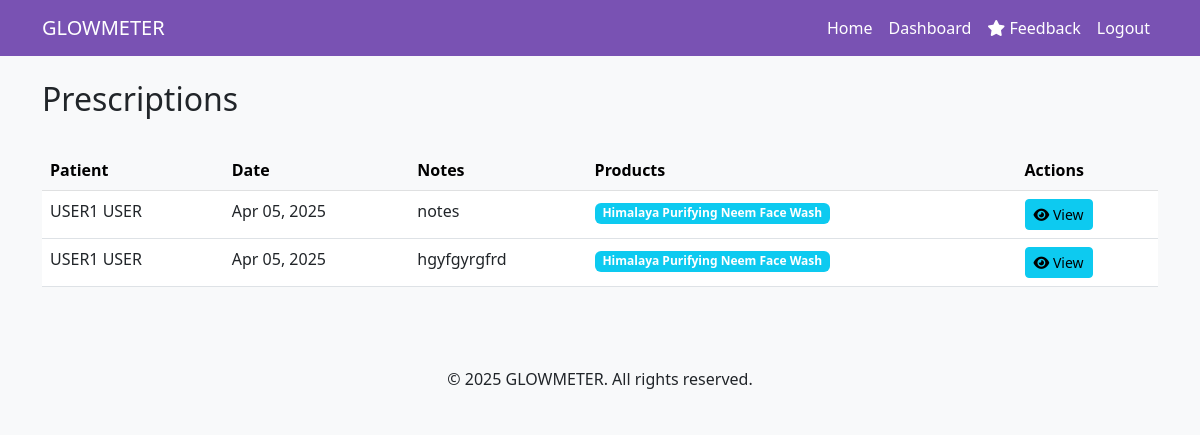
The page /prescriptions/ (signed in) on the database as committed earlier.
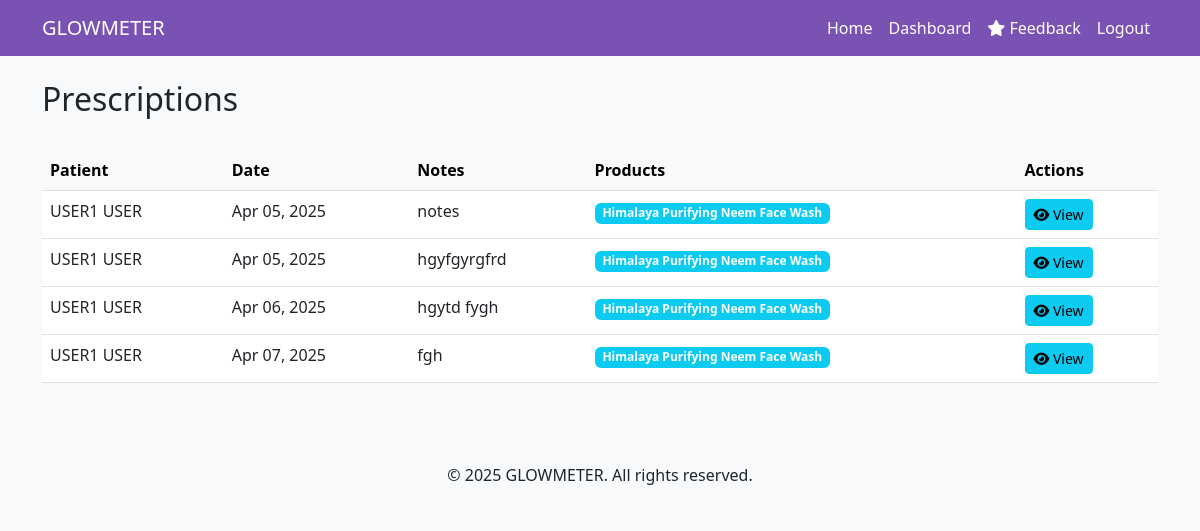
The same page on the database as committed later.
### glowmeter_app/models.py (models this page shows, shortened)
class Prescription(models.Model):
    doctor = models.ForeignKey(Doctor, on_delete=models.CASCADE, related_name='prescriptions')
    patient = models.ForeignKey(User, on_delete=models.CASCADE, related_name='prescriptions')
    products = models.ManyToManyField(Product, through='PrescriptionItem')
    created_at = models.DateTimeField(auto_now_add=True)
    notes = models.TextField(blank=True)

class User(AbstractBaseUser, PermissionsMixin):
    username = None
    email = models.EmailField(unique=True)
    first_name = models.CharField(max_length=30, blank=True)
    last_name = models.CharField(max_length=30, blank=True)
    profile_picture = models.ImageField(upload_to='admins/', null=True, blank=True)
    is_active = models.BooleanField(default=True)
    is_staff = models.BooleanField(default=False)
    is_doctor = models.BooleanField(default=False)
    is_admin = models.BooleanField(default=False)
    date_joined = models.DateTimeField(auto_now_add=True)
    USERNAME_FIELD = 'email'
    REQUIRED_FIELDS = []
    objects = UserManager()

class RegularUser(models.Model):
    user = models.OneToOneField(User, on_delete=models.CASCADE, related_name='user_profile')
    full_name = models.CharField(max_length=100)
    profile_picture = models.ImageField(upload_to='profiles/', null=True, blank=True)

class Product(models.Model):
    name = models.CharField(max_length=200)
    description = models.TextField()
    usage_instructions = models.TextField()
    image = models.ImageField(upload_to='products/', null=True, blank=True)
    created_at = models.DateTimeField(auto_now_add=True)
    updated_at = models.DateTimeField(auto_now=True)

### glowmeter_app/views.py (the view)
# urls.py: path('prescriptions/', views.view_prescriptions, name='view_prescriptions'),
@login_required
def view_prescriptions(request):
    user = request.user
    if user.is_doctor:
        prescriptions = Prescription.objects.filter(doctor=user.doctor_profile).select_related('doctor', 'patient').prefetch_related('prescriptionitem_set', 'prescriptionitem_set__product')
        template = 'doctor_prescriptions.html'
    else:
        prescriptions = Prescription.objects.filter(patient=user).select_related('doctor').prefetch_related('prescriptionitem_set', 'prescriptionitem_set__product')
        template = 'user_prescriptions.html'
    return render(request, template, {'prescriptions': prescriptions})

### templates/doctor_prescriptions.html (shortened to what this page needs)
{% extends 'base.html' %}
{% block content %}
<div class="container mt-4">
    <div class="row mb-4">
        <div class="col">
            <h2>Prescriptions</h2>
        </div>
    </div>
    {% if prescriptions %}
    <div class="row">
        <div class="col">
            <div class="table-responsive">
                <table class="table table-hover">
                    <thead class="table-light">
                        <tr>
                            <th>Patient</th>
                            <th>Date</th>
                            <th>Notes</th>
                            <th>Products</th>
                            <th>Actions</th>
                        </tr>
                    </thead>
                    <tbody>
                        {% for prescription in prescriptions %}
                        <tr>
                            <td>{{ prescription.patient.user_profile.full_name }}</td>
                            <td>{{ prescription.created_at|date:"M d, Y" }}</td>
                            <td>{{ prescription.notes|truncatechars:50 }}</td>
                            <td>
                                {% for product in prescription.products.all %}
                                    <span class="badge bg-info me-1">{{ product.name }}</span>
                                {% endfor %}
                            </td>
                            <td>
                                <a href="{% url 'prescription_detail' prescription.id %}" class="btn btn-sm btn-info">
                                    <i class="fas fa-eye"></i> View
                                </a>
                            </td>
                        </tr>
                        {% endfor %}
                    </tbody>
                </table>
            </div>
        </div>
    </div>
    {% endif %}
</div>
{% endblock %}

Rows that differ between the two databases and show on the page:
added Prescription: patient.user_profile.full_name "USER1 USER", created_at "Apr 06, 2025", notes "hgytd fygh", Product (name "Himalaya Purifying Neem Face Wash")
added Prescription: patient.user_profile.full_name "USER1 USER", created_at "Apr 07, 2025", notes "fgh", Product (name "Himalaya Purifying Neem Face Wash")
